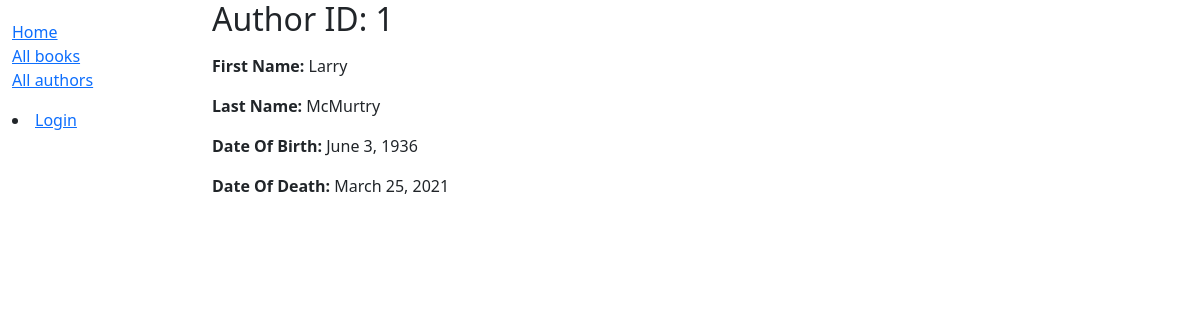
The app's page /catalog/author/1 with its own data.
### catalog/models.py (models this page shows, shortened)
class Author(models.Model):
    first_name = models.CharField(max_length=100)
    last_name = models.CharField(max_length=100)
    date_of_birth = models.DateField(null=True, blank=True)
    date_of_death = models.DateField('died', null=True, blank=True)
    class Meta:
        ordering = ['last_name', 'first_name']

### catalog/views.py (the view, shortened to what this page needs)
# urls.py: path('author/<int:pk>', views.AuthorDetailView.as_view(), name='author-detail'),
class AuthorDetailView(generic.DetailView):
    model = Author

### catalog/templates/catalog/author_detail.html (shortened to what this page needs)
{% extends "base_generic.html" %}
{% block content %}
    <h2>Author ID: {{ author.id }}</h2>
    <p><strong>First Name:</strong> {{ author.first_name }}</p>
    <p><strong>Last Name:</strong> {{ author.last_name }}</p>
    <p><strong>Date Of Birth:</strong> {{ author.date_of_birth }}</p>
    <p><strong>Date Of Death:</strong> {{ author.date_of_death }}</p>
{% endblock %}
{% block sidebar %}
    {{ block.super }}
{% endblock %}

### records on screen
Author: first_name "Larry", last_name "McMurtry", date_of_birth "June 3, 1936", date_of_death "March 25, 2021"
